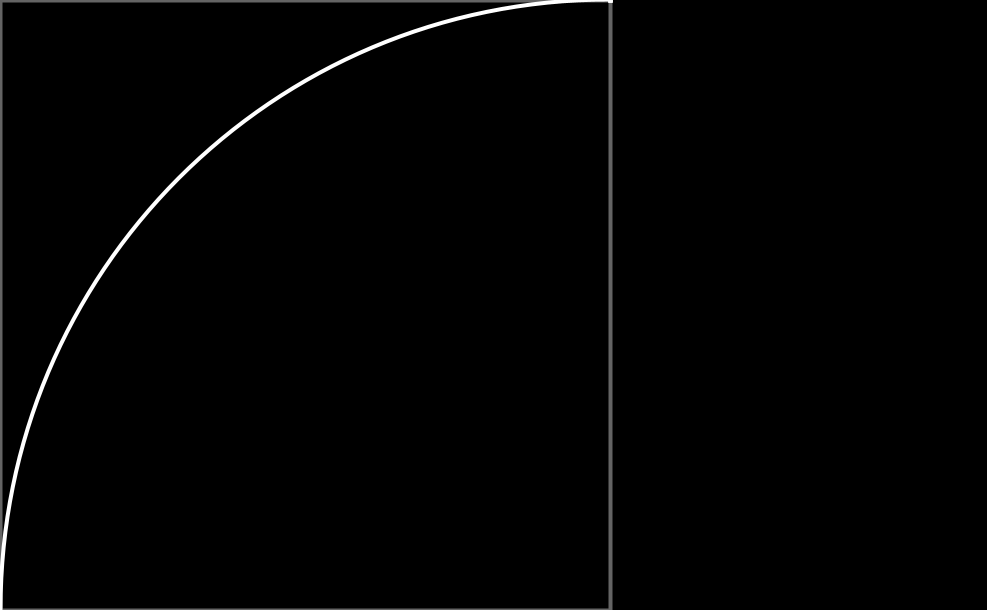
Frame 1 (no input)
Frame 60 (the mouse pressed at the canvas centre just before this capture): identical to frame 1, image omitted
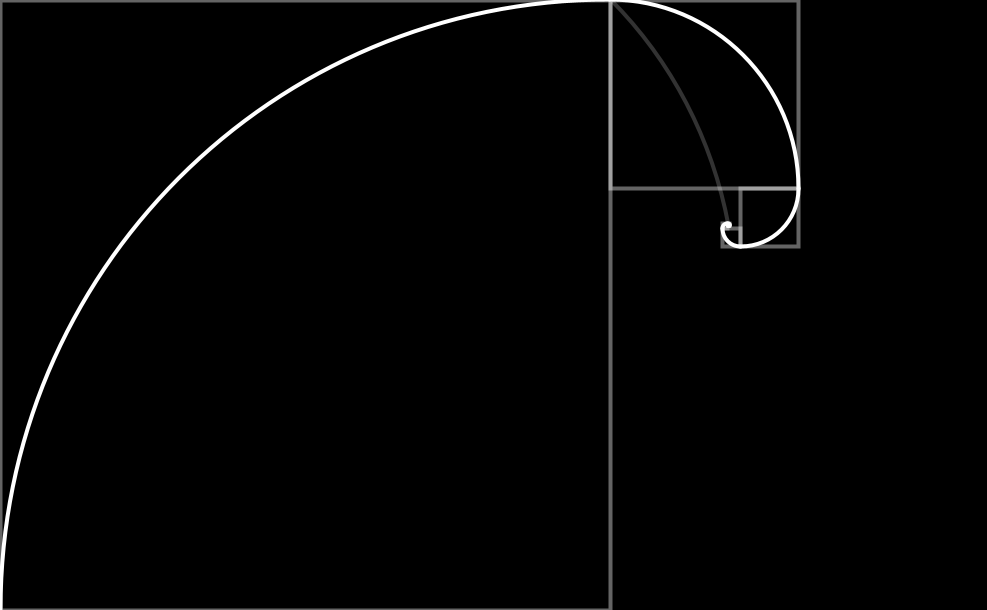
Frame 120 (the mouse held since frame 60 and released just before this capture)

The Processing sketch that drew these frames (run headless with seeded random() and noise(); from frame 60 on, the mouse is pressed at the canvas centre):

// Processing sketch: Fibonacci_Spiral
// ── Fibonacci_Spiral.pde
float s;
float q;

void setup() {
  size(987, 610);
  s = height;
}

void draw() {
  background(0);
  noFill();
    
  q = map(mouseY, 0, height, 0, (float)width/height - 1);
  
  rotate(-HALF_PI);
  translate(-height, 0);
  
  stroke(255, 50);
  strokeWeight(4);
  arc(s/2, s/2, sqrt(2)*s, sqrt(2)*s, QUARTER_PI, QUARTER_PI + acos((1-q*q)/(1+q*q)));
  
  for (int i = 0; i < 16; i++) {
    stroke(255, 100);
    strokeWeight(4);
    square(0, 0, s*pow(q,i));
    
    stroke(255);
    strokeWeight(4);
    arc(0, s*pow(q,i), 2*s*pow(q,i), 2*s*pow(q,i), -HALF_PI, 0);
    
    translate(s*pow(q,i), s*pow(q,i));
    rotate(HALF_PI);
  } 
}
